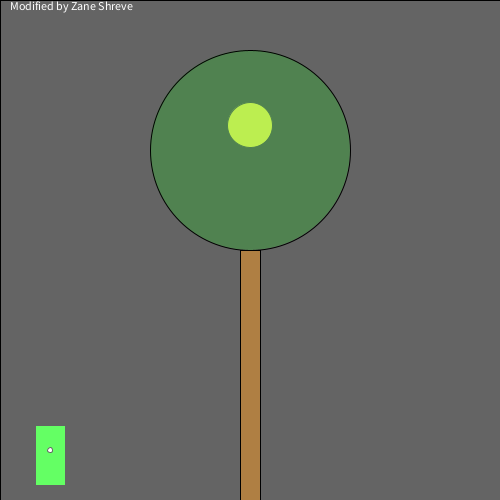
Frame 1 (no input)
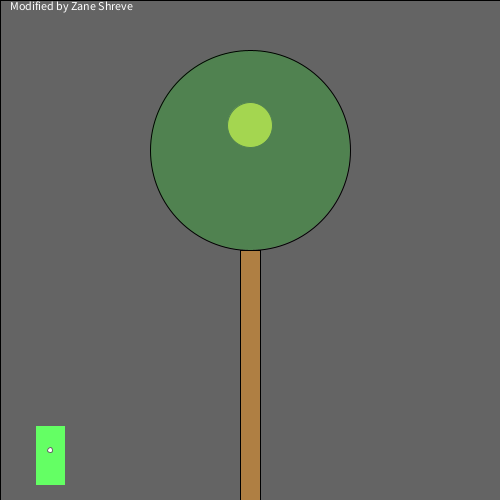
Frame 60 (the mouse pressed at the canvas centre just before this capture)
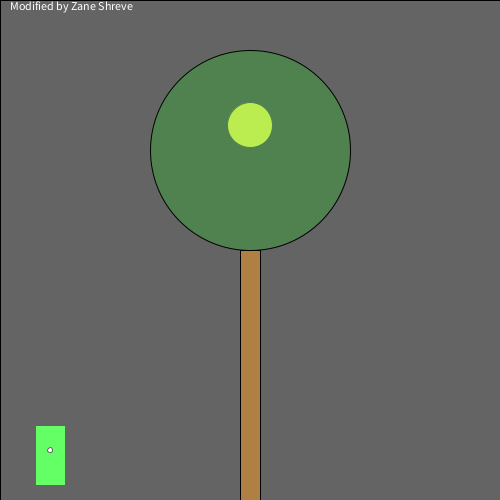
Frame 120 (the mouse held since frame 60 and released just before this capture)

The Processing sketch that drew these frames (run headless with seeded random() and noise(); from frame 60 on, the mouse is pressed at the canvas centre):

// Processing sketch: processing_160202
// ── processing_160202.pde

/*
  Norm Krumpe
  September 22, 2012
  Models a light that is triggered by motion (in this case, motion
  of the mouse).  The light also has a timer.  So, motion turns on the
  light, but a certain amount of time passing with no motion will
  cause the light to turn off again.
*/

// How close you need to get to the
// light sensor in order to turn on
// the light.  Higher values make it
// easier to trigger the light.  Distance
// is measured in pixels.
final int TRIGGER_DISTANCE = 50;

// The location of the sensor:
final int SWITCH_CENTER_X = 50;
final int SWITCH_CENTER_Y = 450;

// seconds until light shuts off automatically when there is no motion
final float SECONDS_UNTIL_AUTO_SHUTOFF = 10; 

// Light will initially be on because of this next value.
// Want the light off initially?  
// Set this to something less than SECONDS_UNTIL_AUTO_SHUTOFF
float timeOfLastTrigger = 0; 
boolean revealTriggerRegion = false;

// Just choose a window size
void setup() {
  size(500, 500);
}

// Each time the mouse moves, check to see
// if it triggered the motion sensor
void mouseMoved() {
  if (motionSensorWasTriggered()) {
    timeOfLastTrigger = millis()/1000.0;
  }
}

// When a key is pressed, toggle the "cheat" that
// reveals the motion sensor's trigger region.
void keyPressed() {
  revealTriggerRegion = !revealTriggerRegion;
}

// Draw the various parts of the scene
void draw() {
  background(0);

  drawLightSwitch();
  drawLamp();  
  drawTriggerRegion();
  
  fill(255);
  text("Modified by Zane Shreve", 10, 10);
}

// Draws all components of the lamp
void drawLamp() {
  drawLight();
  fill(0, 255, 0, 50);
  ellipse(250, 150, 200, 200);
  fill(175, 127, 67);
  rect(240, 250, 20, 250);
}

// How the light gets drawn depends on whether
// the lightbulb is lit.
void drawLight() {

  if (secondsSinceLastTrigger() < SECONDS_UNTIL_AUTO_SHUTOFF) {
    // If the light is on:
    int strength = (int)random(156, 256);
    fill(strength, strength, 0);
    ellipse(250, 125, 45, 45);
    fill(255, 100);
    rect(0, 0, width, height);
  }

  else {
    // Light is off:
    fill(10, 10, 0);
    ellipse(250, 125, 45, 45);
  }
}

// Draw the light switch/sensor
void drawLightSwitch() {
  fill(0, 255, 0);
  rect(SWITCH_CENTER_X - 15, SWITCH_CENTER_Y - 25, 30, 60);
  fill(255);
  ellipse(SWITCH_CENTER_X, SWITCH_CENTER_Y, 5, 5);
}

// Return true if the mouse triggered the sensor
boolean motionSensorWasTriggered() {
  return distanceFromLightSwitch() < TRIGGER_DISTANCE;
}

// Compute the distance between the mouse and the sensor
float distanceFromLightSwitch() {  
  return dist(mouseX, mouseY, SWITCH_CENTER_X, SWITCH_CENTER_Y);
}

// Determine how long it has been since the motion sensor
// was last turned on.
float secondsSinceLastTrigger() {
  return millis()/1000.0 - timeOfLastTrigger;
}

// Show a "cheat" region so that you know where the mouse
// needs to go in order to trigger the light sensor
void drawTriggerRegion() {
  if (revealTriggerRegion) {
    fill(255, 25);
    ellipse(SWITCH_CENTER_X, SWITCH_CENTER_Y, 
    TRIGGER_DISTANCE * 2, TRIGGER_DISTANCE * 2);
  }
}
